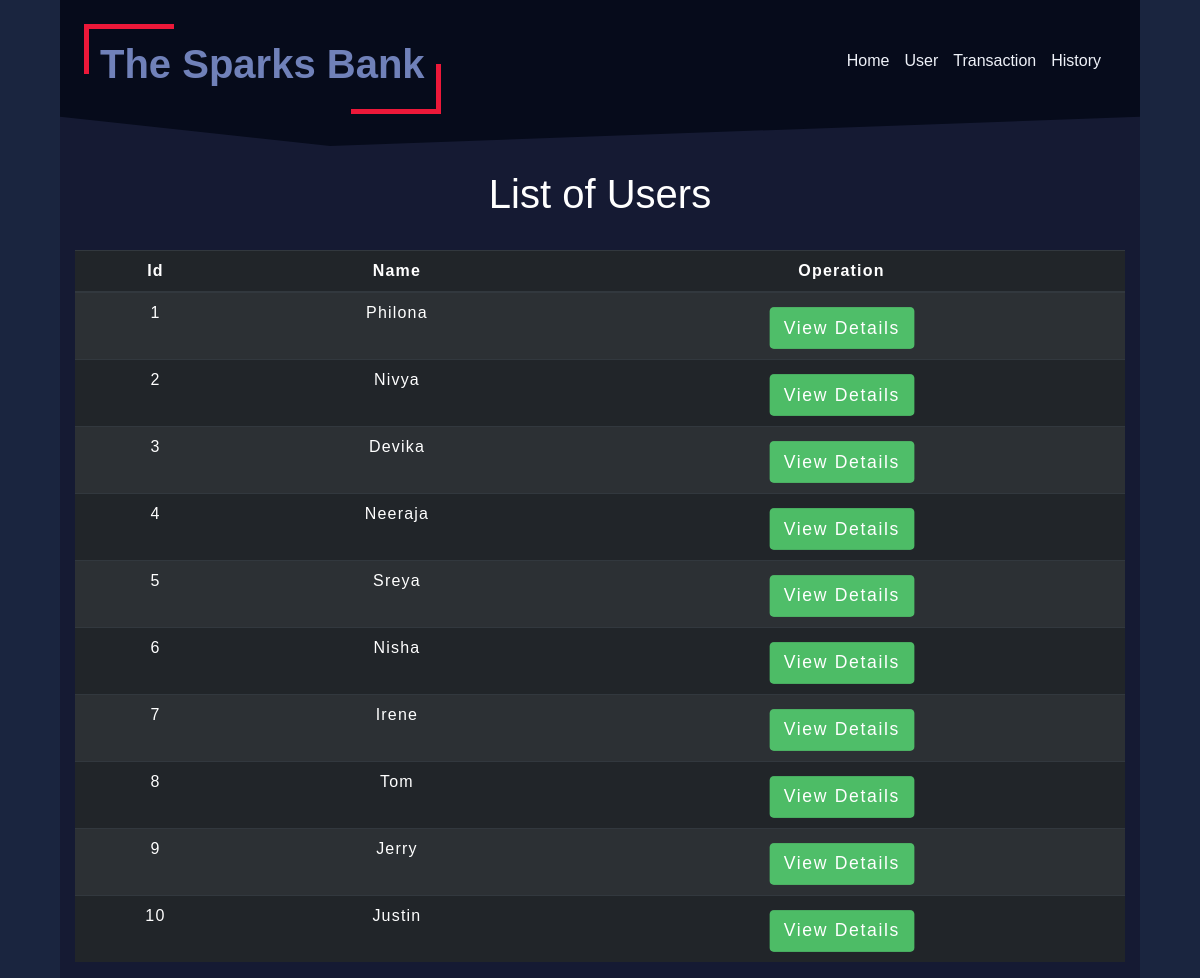
Screenshot of /viewallcustomers.php with the database file from the repository.
### tables this page shows
CREATE TABLE `users` (
  `id` int(5) NOT NULL,
  `name` text NOT NULL,
  `email` varchar(30) NOT NULL,
  `balance` int(8) NOT NULL
);

### viewallcustomers.php (the view, shortened to what this page needs)
<!DOCTYPE html>
<html lang="en">
<head>
<link rel="stylesheet" href="https://maxcdn.bootstrapcdn.com/bootstrap/4.0.0/css/bootstrap.min.css">
<link rel="stylesheet" type="text/css" href="css/table.css">
<link rel="stylesheet" type="text/css" href="css/style.css?v=<?php echo time(); ?>">
<link rel="stylesheet" type="text/css" href="css/navbar.css?v=<?php echo time(); ?>">
</head>
<body>
<?php
include 'config.php';
$sql = "SELECT * FROM users";
$result = mysqli_query($conn,$sql);
?>
<?php
include 'navbar.php';
?>
<div class="container">
<h2 class="text-center pt-4" style="color: #fff; ">List of Users</h2>
<br>
<div class="row">
<div class="col">
<div class="table-responsive-sm">
<table class="table table-hover table-dark table-striped">
<thead>
<tr>
<th scope="col" class="text-center py-2">Id</th>
<th scope="col" class="text-center py-2">Name</th>
<th scope="col" class="text-center py-2">Operation</th>
</tr>
</thead>
<tbody>
<?php
while($rows=mysqli_fetch_assoc($result))
{
?>
<tr>
<td class="py-2"><?php echo $rows['id'] ?></td>
<td class="py-2"><?php echo $rows['name']?></td>
<td><a href="selecteduserdetail.php?id= <?php echo $rows['id'] ;?>"> <button type="button" class="btn mt-1 mb-0">View Details</button></a></td>
</tr>
<?php
}
?>
</tbody>
</table>
</div>
</div>
</div>
</div>
</body>
</html>

### css/table.css (style rules this page uses)
* { padding: 0; margin: 0; box-sizing: border-box; font-family: sans-serif; }
h2 { font-size: 40px; }
table { letter-spacing: 1.2px; }
td { text-align: center; }
button { border:none; background: #68ac75; transition: 1s; }

### css/style.css (style rules this page uses)
:root { --primary: #1a253f; --dark: #151A33; --secondary: #2555cc; --info: #d4dbee; --ternay: #848db3; --pure: #eff2f9; --fade: #7081b9; --mild: #8997bd; --foooter: #212A4A; --black: #060b1b; --linkedin: #4ac7ac; --github: #020611; --success: #1ecab8; --danger: #f1646c; --dark-blue:#28365f; }
*, *::after, *::before { margin: 0; padding: 0; box-sizing: border-box; font-family: sans-serif; }
body { display: flex; flex-direction: column; background-color: var(--primary); }
button { border:none; border-radius: 8px; padding: 10px; background:#5ae979c4; color:#fff; letter-spacing: 1.5px; font-size: 15px; transition: 0.5s; margin-bottom: 20px; transform: scale(1.1); }

### css/navbar.css (style rules this page uses)
:root { --primary: #1a253f; --dark: #151A33; --secondary: #2555cc; --info: #d4dbee; --ternay: #848db3; --pure: #eff2f9; --fade: #7081b9; --mild: #8997bd; --foooter: #212A4A; --black: #060b1b; --linkedin: #4ac7ac; --github: #020611; --success: #1ecab8; --danger: #f1646c; --dark-blue:#28365f; }
*, *::after, *::before { margin: 0; padding: 0; box-sizing: border-box; }

### viewallcustomers.php (style rules this page uses)
button { transition: 1.5s; }

### rows the page displays
users: id "1", name "Philona"
users: id "2", name "Nivya"
users: id "3", name "Devika"
users: id "4", name "Neeraja"
users: id "5", name "Sreya"
users: id "6", name "Nisha"
users: id "7", name "Irene"
users: id "8", name "Tom"
users: id "9", name "Jerry"
users: id "10", name "Justin"
